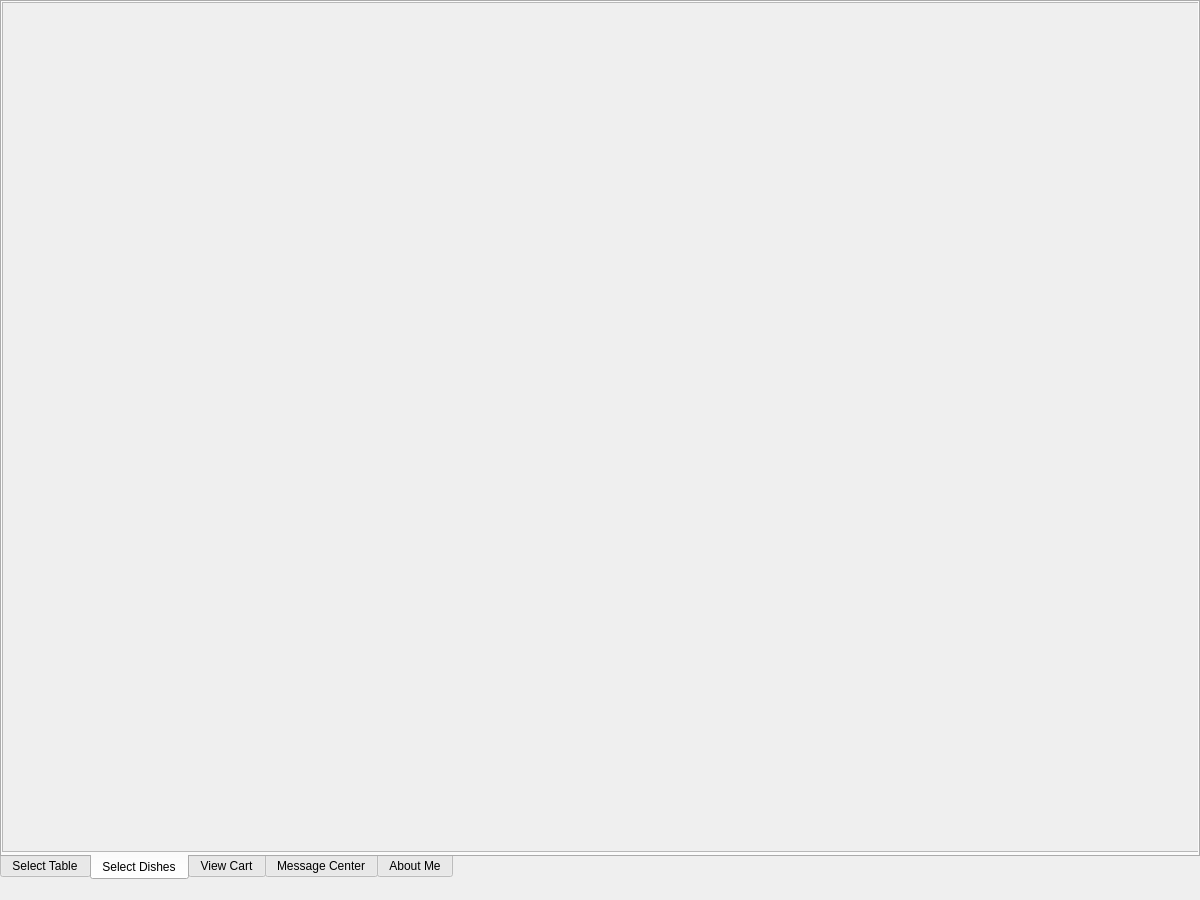
<?xml version="1.0" encoding="UTF-8"?>
<ui version="4.0">
 <class>GuestWindow</class>
 <widget class="QMainWindow" name="GuestWindow">
  <property name="geometry">
   <rect>
    <x>0</x>
    <y>0</y>
    <width>1200</width>
    <height>900</height>
   </rect>
  </property>
  <property name="windowTitle">
   <string>Guest</string>
  </property>
  <widget class="QWidget" name="centralWidget">
   <widget class="QTabWidget" name="tabWidget">
    <property name="geometry">
     <rect>
      <x>0</x>
      <y>0</y>
      <width>1200</width>
      <height>880</height>
     </rect>
    </property>
    <property name="tabPosition">
     <enum>QTabWidget::South</enum>
    </property>
    <property name="tabShape">
     <enum>QTabWidget::Rounded</enum>
    </property>
    <property name="currentIndex">
     <number>1</number>
    </property>
    <widget class="QWidget" name="tableTab">
     <attribute name="title">
      <string>Select Table</string>
     </attribute>
    </widget>
    <widget class="QWidget" name="dishTab">
     <attribute name="title">
      <string>Select Dishes</string>
     </attribute>
     <widget class="QScrollArea" name="scrollAreaDishList">
      <property name="geometry">
       <rect>
        <x>0</x>
        <y>0</y>
        <width>1200</width>
        <height>850</height>
       </rect>
      </property>
      <property name="sizePolicy">
       <sizepolicy hsizetype="Fixed" vsizetype="Fixed">
        <horstretch>0</horstretch>
        <verstretch>0</verstretch>
       </sizepolicy>
      </property>
      <property name="minimumSize">
       <size>
        <width>1200</width>
        <height>850</height>
       </size>
      </property>
      <property name="verticalScrollBarPolicy">
       <enum>Qt::ScrollBarAsNeeded</enum>
      </property>
      <property name="horizontalScrollBarPolicy">
       <enum>Qt::ScrollBarAlwaysOff</enum>
      </property>
      <property name="sizeAdjustPolicy">
       <enum>QAbstractScrollArea::AdjustIgnored</enum>
      </property>
      <property name="widgetResizable">
       <bool>false</bool>
      </property>
      <widget class="ItemList" name="dishList">
       <property name="geometry">
        <rect>
         <x>0</x>
         <y>0</y>
         <width>1198</width>
         <height>848</height>
        </rect>
       </property>
       <property name="sizePolicy">
        <sizepolicy hsizetype="Minimum" vsizetype="Minimum">
         <horstretch>0</horstretch>
         <verstretch>0</verstretch>
        </sizepolicy>
       </property>
      </widget>
     </widget>
    </widget>
    <widget class="QWidget" name="cartTab">
     <attribute name="title">
      <string>View Cart</string>
     </attribute>
     <widget class="QScrollArea" name="scrollAreaCartList">
      <property name="geometry">
       <rect>
        <x>0</x>
        <y>40</y>
        <width>1200</width>
        <height>720</height>
       </rect>
      </property>
      <property name="sizePolicy">
       <sizepolicy hsizetype="Fixed" vsizetype="Fixed">
        <horstretch>0</horstretch>
        <verstretch>0</verstretch>
       </sizepolicy>
      </property>
      <property name="minimumSize">
       <size>
        <width>1200</width>
        <height>720</height>
       </size>
      </property>
      <property name="verticalScrollBarPolicy">
       <enum>Qt::ScrollBarAsNeeded</enum>
      </property>
      <property name="horizontalScrollBarPolicy">
       <enum>Qt::ScrollBarAlwaysOff</enum>
      </property>
      <property name="sizeAdjustPolicy">
       <enum>QAbstractScrollArea::AdjustIgnored</enum>
      </property>
      <property name="widgetResizable">
       <bool>false</bool>
      </property>
      <widget class="ItemList" name="cartList">
       <property name="geometry">
        <rect>
         <x>0</x>
         <y>0</y>
         <width>1198</width>
         <height>715</height>
        </rect>
       </property>
       <property name="sizePolicy">
        <sizepolicy hsizetype="Minimum" vsizetype="Minimum">
         <horstretch>0</horstretch>
         <verstretch>0</verstretch>
        </sizepolicy>
       </property>
      </widget>
     </widget>
     <widget class="QPushButton" name="RefreshCart">
      <property name="geometry">
       <rect>
        <x>910</x>
        <y>810</y>
        <width>80</width>
        <height>26</height>
       </rect>
      </property>
      <property name="text">
       <string>Refresh</string>
      </property>
     </widget>
     <widget class="QLabel" name="label">
      <property name="geometry">
       <rect>
        <x>20</x>
        <y>0</y>
        <width>200</width>
        <height>40</height>
       </rect>
      </property>
      <property name="font">
       <font>
        <pointsize>20</pointsize>
       </font>
      </property>
      <property name="text">
       <string>View Cart</string>
      </property>
     </widget>
     <widget class="QLabel" name="textTotal">
      <property name="geometry">
       <rect>
        <x>610</x>
        <y>780</y>
        <width>61</width>
        <height>60</height>
       </rect>
      </property>
      <property name="font">
       <font>
        <pointsize>16</pointsize>
       </font>
      </property>
      <property name="text">
       <string>&lt;html&gt;&lt;head/&gt;&lt;body&gt;&lt;p&gt;Total: &lt;/p&gt;&lt;/body&gt;&lt;/html&gt;</string>
      </property>
     </widget>
     <widget class="QPushButton" name="submitButton">
      <property name="geometry">
       <rect>
        <x>1060</x>
        <y>810</y>
        <width>80</width>
        <height>26</height>
       </rect>
      </property>
      <property name="text">
       <string>Submit</string>
      </property>
     </widget>
     <widget class="QLabel" name="label_2">
      <property name="geometry">
       <rect>
        <x>680</x>
        <y>780</y>
        <width>140</width>
        <height>60</height>
       </rect>
      </property>
      <property name="font">
       <font>
        <pointsize>16</pointsize>
       </font>
      </property>
      <property name="styleSheet">
       <string notr="true">color: #ff0000</string>
      </property>
      <property name="text">
       <string/>
      </property>
     </widget>
    </widget>
    <widget class="QWidget" name="msgTab">
     <attribute name="title">
      <string>Message Center</string>
     </attribute>
    </widget>
    <widget class="QWidget" name="selfTab">
     <attribute name="title">
      <string>About Me</string>
     </attribute>
    </widget>
   </widget>
  </widget>
  <widget class="QMenuBar" name="menuBar">
   <property name="geometry">
    <rect>
     <x>0</x>
     <y>0</y>
     <width>1200</width>
     <height>23</height>
    </rect>
   </property>
  </widget>
 </widget>
 <layoutdefault spacing="6" margin="11"/>
 <customwidgets>
  <customwidget>
   <class>ItemList</class>
   <extends>QWidget</extends>
   <header>itemlist.h</header>
  </customwidget>
 </customwidgets>
 <resources/>
 <connections/>
</ui>
